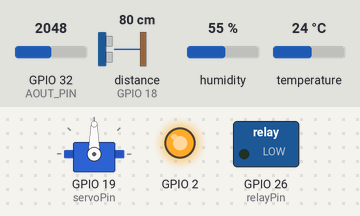
Simulated run of this sketch. Board: ESP32. Parts: servo, switched loads named in the sketch (green lamp = pin HIGH), output pins drawn as LEDs (lit = HIGH). Wiring (inferred from the names in the program): ultrasonic range finder: trigger GPIO 5; echo GPIO 18. The test bench sets the inputs (shaded band); at power-on: GPIO 32 (AOUT_PIN) = 2048, distance to the obstacle (sensor on GPIO 18) 80 cm, humidity 55 %, temperature 24 °C. The echo pulse lasts 58.3 µs per cm; WiFi joins after 1.5 s; servers stay silent unless stated; uploads are accepted with an empty reply; pins used as bus, display or sensor lines are not drawn; what the sketch prints to the serial monitor is not drawn.

Above: at 0.1 s.
At 1.0 s:
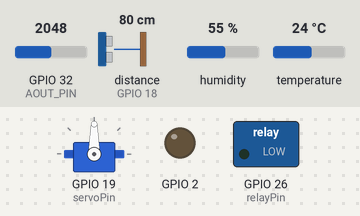
At 1.9 s:
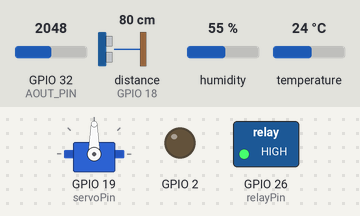
Timing chart, 0 to 3.4 s (numbered marks = the images above):
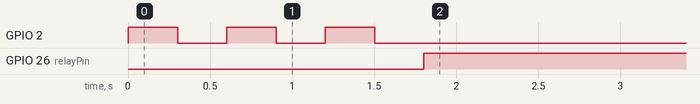

Measured:
- by itself, GPIO 26 (relayPin): LOW → HIGH at 1.8 s

The sketch:

arduino.ino
```cpp
// (licence header left out)
#include <WiFi.h>
#include <HTTPClient.h>
#include <Arduino_JSON.h>
#include <ESP32Servo.h>
#include "DHT.h"

#define DHTPIN 27

const char* ssid = "LEXIA DARKO";
const char* password = "Darkus0674";

//Your IP address or domain name with URL path
const char* serverName = "http://akuafo.herokuapp.com/pump/esp-outputs-action.php?action=outputs_state&board=1";

//https://pollutionwatch.000webhostapp.com/esp-outputs.php
//Update interval time set to 5 seconds
const long interval = 5000;
unsigned long previousMillis = 0;

String outputsState;

#define DHTTYPE DHT22   // DHT 22  (AM2302), AM2321

DHT dht(DHTPIN, DHTTYPE);
  // Creates an instance of the DHT object
Servo myservo;

///////////////////////////////////////////////////
#define DHTPIN 27     // Digital pin connected to the DHT sensor
#define AOUT_PIN 32 // ESP32 pin GIOP36 (ADC0) that connects to AOUT pin of moisture sensor
#define SOUND_SPEED 0.034 // Speed of sound in air (cm/us)
#define CM_TO_INCH 0.393701  // Conversion factor from cm to inches

//Servo myservo; // create servo object

const int trigPin = 5;  // Defines the trigger pin for the ultrasonic sensor
const int echoPin = 18;  // Defines the echo pin for the ultrasonic sensor
const int relayPin = 26;
const int servoPin = 19; // pin connected to servo motor
//const int soilMoistureThresholdOn = 500; // soil moisture level when relay turns on
//const int soilMoistureThresholdOff = 700; // soil moisture level when relay turns off


long duration;  // Stores the duration of the sound wave
float distanceCm;  // Stores the distance in cm
float waterlevel;  // Stores the water level in cm

boolean automatic = false;
boolean pumpOn = false;
//int pos = 0;
//int servoPin = 19;

///////////////////////////////////////////////////


void setup() {

  pinMode(trigPin, OUTPUT); // Sets the trigPin as an Output
  pinMode(echoPin, INPUT); // Sets the echoPin as an Input

  pinMode(relayPin, OUTPUT);
  pinMode(2, OUTPUT);

  dht.begin();

  ESP32PWM::allocateTimer(0);
  ESP32PWM::allocateTimer(1);
  ESP32PWM::allocateTimer(2);
  ESP32PWM::allocateTimer(3);
  myservo.setPeriodHertz(50);// standard 50 hz servo
  myservo.attach(servoPin, 1000, 2000); // attaches the servo on pin 18 to the servo object

  Serial.begin(115200);

  WiFi.begin(ssid, password);
  Serial.println("Connecting");

  //CONNECT TO WIFI, REMAIN IN LOOP AS LONG AS NOT CONNECTED
  while(WiFi.status() != WL_CONNECTED) {
    digitalWrite(2, 1);
    delay(300);
    digitalWrite(2, 0);
    delay(300);
    Serial.print(".");
  }
  Serial.println("");
  Serial.print("Connected to WiFi network with IP Address: ");
  Serial.println(WiFi.localIP());

}

void loop() {
  unsigned long currentMillis = millis();

  if(currentMillis - previousMillis >= interval) { // IF 5SECONDS ELAPSES
     // Check WiFi connection status
    if(WiFi.status()== WL_CONNECTED ){
      outputsState = httpGETRequest(serverName);

      Serial.println(outputsState);
      JSONVar myObject = JSON.parse(outputsState);

      // JSON.typeof(jsonVar) can be used to get the type of the var
      if (JSON.typeof(myObject) == "undefined") {
        Serial.println("Parsing input failed!");
        return;
      }

      Serial.print("JSON object = ");
      Serial.println(myObject);

      // myObject.keys() can be used to get an array of all the keys in the object
      JSONVar keys = myObject.keys();

      for (int i = 0; i < keys.length(); i++) {
        JSONVar value = myObject[keys[i]];
        Serial.print("GPIO: ");
        Serial.print(keys[i]);
        Serial.print(" - SET to: ");
        Serial.println(value);

        pinMode(atoi(keys[i]), OUTPUT);

        int pin = atoi(keys[i]);
        int state1 = atoi(value);

        if(pin == 26 and state1 ==1)
        {
          pumpOn = false;
        }

        if(pin == 26 and state1 == 0)
        {
          pumpOn = true;
        }

        if(pin == 4 and state1 == 1)
        {
          automatic = false;
        }

        if(pin == 4 and state1 == 0)
        {
          automatic = true;
        }

      }

      previousMillis = currentMillis;
    }
    else {
      Serial.println("WiFi Disconnected");
    }
  }

  if(not automatic)
    {
      digitalWrite(2, 0);
      if(pumpOn)
      {
        digitalWrite(relayPin, LOW); // turn on the pump
        Serial.println("pump ON");
        myservo.write(0); // rotate servo to 0 degrees
        delay(1000);
        myservo.write(90);
        delay(1000);
        myservo.write(180);
      }

      else
      {
         digitalWrite(relayPin, HIGH); // turn off the pump
         Serial.println("Relay OFF");
         //myservo.write(90); // rotate servo to 90 degrees
         delay(1000);
      }
    }

    int soilmoisture = analogRead(AOUT_PIN);

    //deliver the right pulses to the ultrasonic sensor to get distance measurement
    digitalWrite(trigPin, LOW);
    delayMicroseconds(2);
    digitalWrite(trigPin, HIGH);
    delayMicroseconds(10);
    digitalWrite(trigPin, LOW);

    //Read the echoPin signal from the ultrasonic sensor and calculates the distance in microseconds.

    duration = pulseIn(echoPin, HIGH);
    distanceCm = duration * SOUND_SPEED/2;

    waterlevel = distanceCm * CM_TO_INCH;

    //Read the temperature and humidity from the DHT sensor.
    float humidity = dht.readHumidity();
    float temperature = dht.readTemperature();

    if (isnan(humidity) || isnan(temperature)) {
      Serial.println(F("Failed to read from DHT sensor!"));
      //return;
    }

    Serial.println("Temperature " + String(temperature));
    Serial.println("Humidity " + String(humidity));
    Serial.println("Water Level " + String(waterlevel));
    Serial.println("Soil Moisture " + String(soilmoisture));
    Serial.print("Mode: ");
    if(automatic)
    Serial.println("automatic");
    else
    Serial.println("manual");

    String serverName2 = "http://akuafo.herokuapp.com/controllers/connection2.php?humidity="+String(humidity)+"&temperature="+String(temperature)+"&soilmoisture="+String(soilmoisture)+"&waterlevel="+String(waterlevel);

    //http://pollutionwatch.000webhostapp.com/save.php

    if(WiFi.status()== WL_CONNECTED ){
      String response = httpGETRequest(serverName2.c_str());
      Serial.println(response);
    }

    else
      Serial.println("wifi disconnected");
/*
    if(waterlevel < 15.0){
      digitalWrite(relayPin, LOW);  // Turn ON the relay
      delay(2000);
      Serial.println("Water Pump ON");
    }

    else if(waterlevel > 20.0){
      digitalWrite(relayPin, HIGH);  // Turn OFF the relay
      delay(2000);
      Serial.println("Water Pump OFF");
    }
*/
// 3366 ---- dry
// 3170 ----
// 2800 --- wet
    //Soil Moisture Sensor
    if(automatic)
    {
      digitalWrite(2, 1);
      if (soilmoisture >= 3300) {
        digitalWrite(relayPin, LOW); // turn on the pump
        Serial.println("pump ON");
        myservo.write(0); // rotate servo to 0 degrees
        delay(1000);
        myservo.write(90); // rotate servo to 0 degrees
        delay(1000);
        myservo.write(180); // rotate servo to 0 degrees
        delay(1000);
        //delay(1000);
      }

      if (soilmoisture <= 2900) {
          digitalWrite(relayPin, HIGH); // turn off the pump
          Serial.println("pump OFF");
          //myservo.write(90); // rotate servo to 90 degrees
          delay(1000);
        }
    }

   delay(500);

}

String httpGETRequest(const char* serverName) {
  WiFiClient client;
  HTTPClient http;

  // Your IP address with path or Domain name with URL path
  http.begin(client, serverName);

  // Send HTTP POST request
  int httpResponseCode = http.GET();

  String payload = "{}";

  if (httpResponseCode>0) {
    Serial.print("HTTP Response code: ");
    Serial.println(httpResponseCode);
    payload = http.getString();
  }
  else {
    Serial.print("Error code: ");
    Serial.println(httpResponseCode);
  }
  // Free resources
  http.end();

  return payload;
}
```
